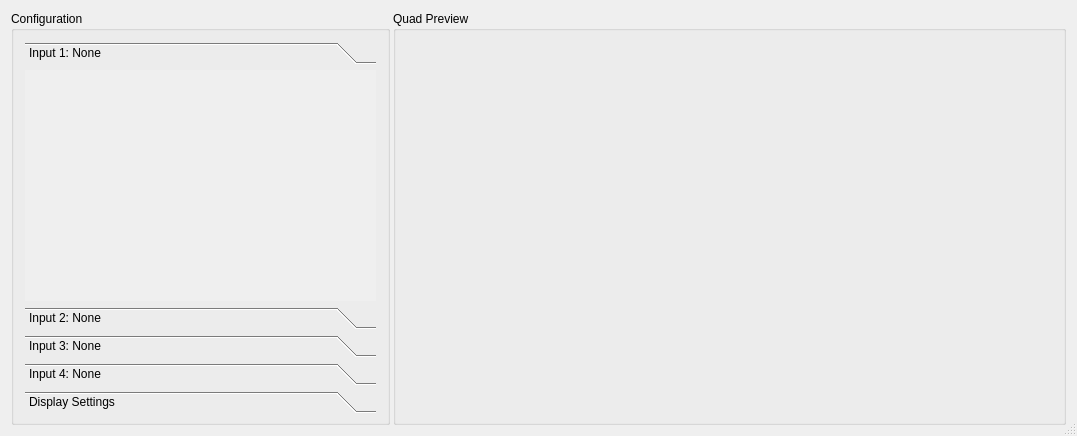
<?xml version="1.0" encoding="UTF-8"?>
<ui version="4.0">
 <class>QuadPreview</class>
 <widget class="QDialog" name="QuadPreview">
  <property name="geometry">
   <rect>
    <x>0</x>
    <y>0</y>
    <width>1077</width>
    <height>436</height>
   </rect>
  </property>
  <property name="sizePolicy">
   <sizepolicy hsizetype="MinimumExpanding" vsizetype="MinimumExpanding">
    <horstretch>0</horstretch>
    <verstretch>0</verstretch>
   </sizepolicy>
  </property>
  <property name="minimumSize">
   <size>
    <width>1077</width>
    <height>436</height>
   </size>
  </property>
  <property name="windowTitle">
   <string>QuadPreview</string>
  </property>
  <property name="sizeGripEnabled">
   <bool>true</bool>
  </property>
  <layout class="QGridLayout" name="gridLayout">
   <item row="0" column="0">
    <layout class="QHBoxLayout" name="horizontalLayout">
     <property name="spacing">
      <number>3</number>
     </property>
     <item>
      <widget class="QGroupBox" name="configurationGroupBox">
       <property name="sizePolicy">
        <sizepolicy hsizetype="Fixed" vsizetype="MinimumExpanding">
         <horstretch>0</horstretch>
         <verstretch>0</verstretch>
        </sizepolicy>
       </property>
       <property name="minimumSize">
        <size>
         <width>375</width>
         <height>387</height>
        </size>
       </property>
       <property name="title">
        <string>Configuration</string>
       </property>
       <layout class="QGridLayout" name="gridLayout_2">
        <item row="0" column="0">
         <widget class="QToolBox" name="toolBox">
          <property name="sizePolicy">
           <sizepolicy hsizetype="Preferred" vsizetype="MinimumExpanding">
            <horstretch>0</horstretch>
            <verstretch>0</verstretch>
           </sizepolicy>
          </property>
          <property name="minimumSize">
           <size>
            <width>351</width>
            <height>371</height>
           </size>
          </property>
          <property name="currentIndex">
           <number>0</number>
          </property>
          <widget class="DeckLinkInputPage" name="devicePage1">
           <property name="geometry">
            <rect>
             <x>0</x>
             <y>0</y>
             <width>351</width>
             <height>201</height>
            </rect>
           </property>
           <attribute name="label">
            <string>Input 1: None</string>
           </attribute>
          </widget>
          <widget class="DeckLinkInputPage" name="devicePage2">
           <property name="geometry">
            <rect>
             <x>0</x>
             <y>0</y>
             <width>351</width>
             <height>201</height>
            </rect>
           </property>
           <attribute name="label">
            <string>Input 2: None</string>
           </attribute>
          </widget>
          <widget class="DeckLinkInputPage" name="devicePage3">
           <property name="geometry">
            <rect>
             <x>0</x>
             <y>0</y>
             <width>351</width>
             <height>201</height>
            </rect>
           </property>
           <attribute name="label">
            <string>Input 3: None</string>
           </attribute>
          </widget>
          <widget class="DeckLinkInputPage" name="devicePage4">
           <property name="geometry">
            <rect>
             <x>0</x>
             <y>0</y>
             <width>351</width>
             <height>201</height>
            </rect>
           </property>
           <attribute name="label">
            <string>Input 4: None</string>
           </attribute>
          </widget>
          <widget class="QWidget" name="displayConfigPage">
           <property name="geometry">
            <rect>
             <x>0</x>
             <y>0</y>
             <width>351</width>
             <height>201</height>
            </rect>
           </property>
           <attribute name="label">
            <string>Display Settings</string>
           </attribute>
           <widget class="QCheckBox" name="deviceLabelCheckBox">
            <property name="geometry">
             <rect>
              <x>10</x>
              <y>10</y>
              <width>171</width>
              <height>20</height>
             </rect>
            </property>
            <property name="text">
             <string>Device Label</string>
            </property>
           </widget>
           <widget class="QCheckBox" name="timecodeCheckBox">
            <property name="geometry">
             <rect>
              <x>10</x>
              <y>40</y>
              <width>87</width>
              <height>20</height>
             </rect>
            </property>
            <property name="text">
             <string>Timecode</string>
            </property>
           </widget>
          </widget>
         </widget>
        </item>
       </layout>
      </widget>
     </item>
     <item>
      <widget class="QGroupBox" name="previewGroupBox">
       <property name="sizePolicy">
        <sizepolicy hsizetype="Expanding" vsizetype="MinimumExpanding">
         <horstretch>0</horstretch>
         <verstretch>0</verstretch>
        </sizepolicy>
       </property>
       <property name="minimumSize">
        <size>
         <width>653</width>
         <height>400</height>
        </size>
       </property>
       <property name="title">
        <string>Quad Preview</string>
       </property>
       <layout class="QGridLayout" name="gridLayout_3">
        <item row="0" column="0">
         <layout class="QHBoxLayout" name="previewHorizontalLayout">
          <item>
           <widget class="QWidget" name="previewContainer" native="true">
            <property name="sizePolicy">
             <sizepolicy hsizetype="MinimumExpanding" vsizetype="MinimumExpanding">
              <horstretch>0</horstretch>
              <verstretch>0</verstretch>
             </sizepolicy>
            </property>
            <property name="minimumSize">
             <size>
              <width>640</width>
              <height>360</height>
             </size>
            </property>
           </widget>
          </item>
         </layout>
        </item>
       </layout>
      </widget>
     </item>
    </layout>
   </item>
  </layout>
 </widget>
 <layoutdefault spacing="6" margin="11"/>
 <customwidgets>
  <customwidget>
   <class>DeckLinkInputPage</class>
   <extends>QWidget</extends>
   <header>DeckLinkInputPage.h</header>
   <container>1</container>
  </customwidget>
 </customwidgets>
 <resources/>
 <connections/>
</ui>
